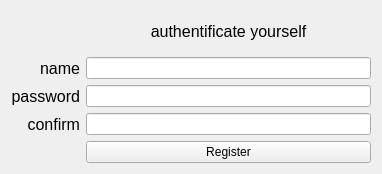
<?xml version="1.0" encoding="UTF-8"?>
<ui version="4.0">
 <class>reg_window</class>
 <widget class="QWidget" name="reg_window">
  <property name="geometry">
   <rect>
    <x>0</x>
    <y>0</y>
    <width>382</width>
    <height>174</height>
   </rect>
  </property>
  <property name="windowTitle">
   <string>Form</string>
  </property>
  <layout class="QHBoxLayout" name="horizontalLayout">
   <item>
    <layout class="QGridLayout" name="gridLayout">
     <item row="4" column="0">
      <widget class="QLabel" name="label_Confirm">
       <property name="font">
        <font>
         <pointsize>12</pointsize>
        </font>
       </property>
       <property name="text">
        <string>confirm</string>
       </property>
       <property name="alignment">
        <set>Qt::AlignRight|Qt::AlignTrailing|Qt::AlignVCenter</set>
       </property>
      </widget>
     </item>
     <item row="3" column="1">
      <widget class="QLineEdit" name="passwordLineEdit"/>
     </item>
     <item row="5" column="1">
      <widget class="QPushButton" name="registerPushButton">
       <property name="text">
        <string>Register</string>
       </property>
      </widget>
     </item>
     <item row="2" column="0">
      <widget class="QLabel" name="label_Name">
       <property name="font">
        <font>
         <pointsize>12</pointsize>
        </font>
       </property>
       <property name="midLineWidth">
        <number>0</number>
       </property>
       <property name="text">
        <string>name</string>
       </property>
       <property name="alignment">
        <set>Qt::AlignRight|Qt::AlignTrailing|Qt::AlignVCenter</set>
       </property>
      </widget>
     </item>
     <item row="2" column="1">
      <widget class="QLineEdit" name="nameLineEdit"/>
     </item>
     <item row="1" column="1">
      <widget class="QLabel" name="labelWelcome">
       <property name="font">
        <font>
         <pointsize>12</pointsize>
        </font>
       </property>
       <property name="text">
        <string>authentificate yourself</string>
       </property>
       <property name="alignment">
        <set>Qt::AlignCenter</set>
       </property>
      </widget>
     </item>
     <item row="3" column="0">
      <widget class="QLabel" name="label_Pass">
       <property name="font">
        <font>
         <pointsize>12</pointsize>
        </font>
       </property>
       <property name="text">
        <string>password</string>
       </property>
       <property name="alignment">
        <set>Qt::AlignRight|Qt::AlignTrailing|Qt::AlignVCenter</set>
       </property>
      </widget>
     </item>
     <item row="4" column="1">
      <widget class="QLineEdit" name="confirmLineEdit"/>
     </item>
    </layout>
   </item>
  </layout>
 </widget>
 <resources/>
 <connections/>
</ui>
